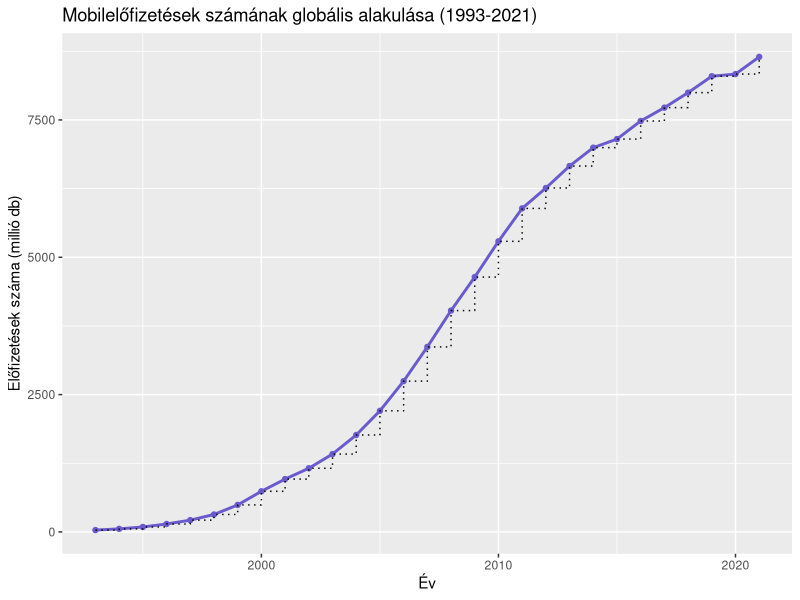
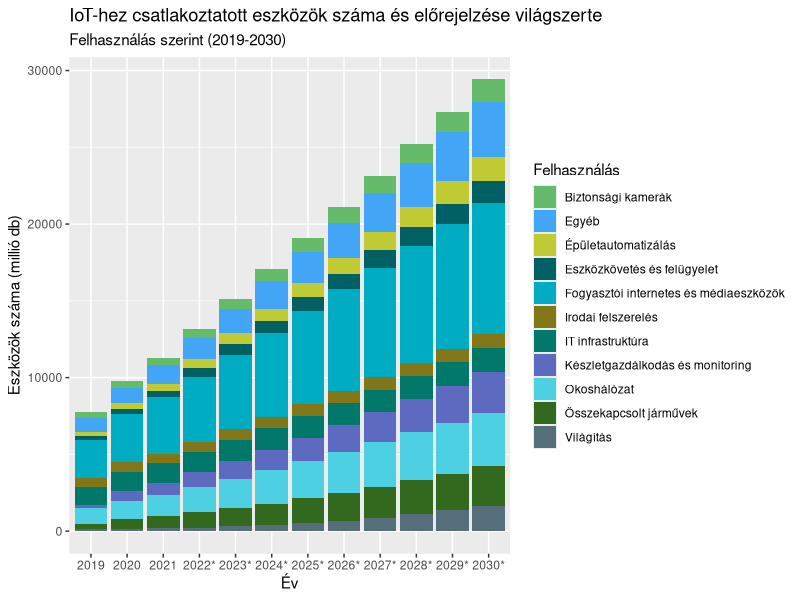
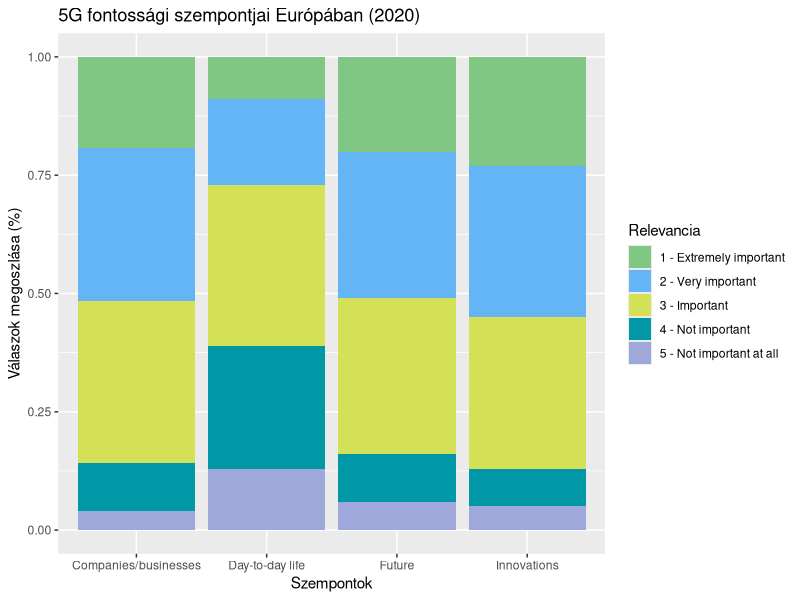

Generate these figures, in order, with R:

# Kód célja: Tudományos Diákköri Konferencia dolgozat (saját szerkesztésű ábrák melléklet)
# Év: 2023.
# Dolgozat cím: Ügyfelek elvándorlási viselkedésének vizsgálata egy fiktív távközlési szolgáltató nyomán 
#               – statisztikai és gépi tanuló modellek segítségével
# Név: Sumicz Benedek Máté
# Szak: Gazdaságinformatikus BSc, IV. évfolyam
# Egyetem: Budapesti Corvinus Egyetem 

setwd("C:/Users/sumbe/Desktop/Suli/8. félév/Szakszeminárium II/Ábrák")
getwd()

# package-k 
install.packages("readxl")
library(readxl)
install.packages("ggplot")
library(ggplot2)


#1. Mobilelőfizetők száma (1993-2021) -----------------------------------------
# forrás: https://www.statista.com/statistics/262950/global-mobile-subscriptions-since-1993/

df <- read_excel("no_of_global_subscriptions.xlsx")
str(df)

ggplot(df, aes(x = Year, y= `Subscriptions in million`)) + 
  geom_line(color = "slateblue", size = 1) +
  geom_point(color = "slateblue") +
  geom_step(size = 0.5, linetype = "dotted") +
  ggtitle("Mobilelőfizetések számának globális alakulása (1993-2021)") +
  xlab("Év") +
  ylab("Előfizetések száma (millió db)")


#2. Dolgok internetéhez (IoT) csatlakoztatott eszközök száma világszerte ------
# forrás: https://www.statista.com/statistics/1194701/iot-connected-devices-use-case/

library(ggplot2)
df2 <- read_excel("number_of_iot_devices_by_usecase.xlsx", sheet = "data")
str(df2)
df2$Year <- as.factor(df2$Year)
df2$Usecase <- as.factor(df2$Usecase)

ggplot(df2, aes(fill = Usecase, y= Devices, x = Year)) +
  geom_bar(position = "stack", stat = "identity") +
  ggtitle("IoT-hez csatlakoztatott eszközök száma és előrejelzése világszerte", 
          subtitle = "Felhasználás szerint (2019-2030)") +
  scale_fill_manual(name = 'Felhasználás', 
                     values = c('Biztonsági kamerák' = "#66Bb6a", 
                                'Egyéb' = "#42a5f5",
                                'Épületautomatizálás' = "#c0ca33",
                                'Eszközkövetés és felügyelet' = "#006064",
                                'Fogyasztói internetes és médiaeszközök' = "#00acc1",
                                'Irodai felszerelés' = "#827717",
                                'IT infrastruktúra' = "#00796b",
                                'Készletgazdálkodás és monitoring' = "#5c6bc0",
                                'Okoshálózat' = "#4dd0e1",
                                'Összekapcsolt járművek' = "#33691e",
                                'Világítás' = "#546e7a")) +
  labs(color = 'Felhasználás')+
  xlab("Év") +
  ylab("Eszközök száma (millió db)")


#3. Az 5G fontossági szempontjai Európában, 2020-ban --------------------------
# forrás: https://www.statista.com/statistics/1246858/5g-europe-importance-viewpoints/

df_5g <- read_excel("importance_of_5g.xlsx", sheet = "data1")
df_5g$View <- as.factor(df_5g$View)
df_5g$Importance <- as.factor(df_5g$Importance)
str(df_5g)

ggplot(df_5g, aes(fill = Importance, y = Share, x = View)) +
  geom_bar(position = "fill", stat = "identity") +
  ggtitle("5G fontossági szempontjai Európában (2020)") +
  scale_fill_manual(name = 'Relevancia', 
                    values = c('1 - Extremely important' = "#81c784", 
                               '2 - Very important' = "#64b5f6",
                               '3 - Important' = "#d4e157",
                               '4 - Not important' = "#0097a7",
                               '5 - Not important at all' = "#9fa8da")) +
  labs(color = 'Relevancia')+
  xlab("Szempontok") +
  ylab("Válaszok megoszlása (%)")

